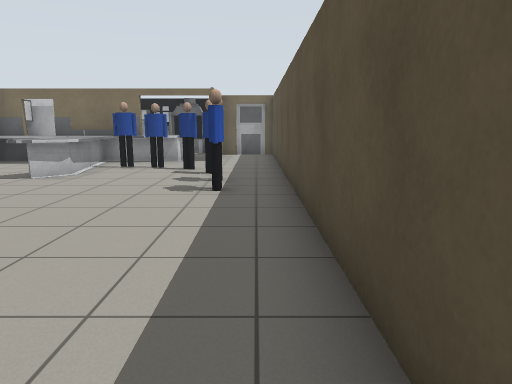
view 1 (above)

12 first-person views from a walk through a Gazebo world. The camera is 1.1 m above the floor, tilts 10° down and sees 70° across. The floor is counted in squares, 1 m on a side. Each view is taken from the middle of a square. On the plan, view 1 faces up. The plan holds only what a view shows up to about 13 squares ahead; the rest is blank. Simple shapes stand in for some stock models. Surface patterns are stand-ins for the level's own textures.

view 2
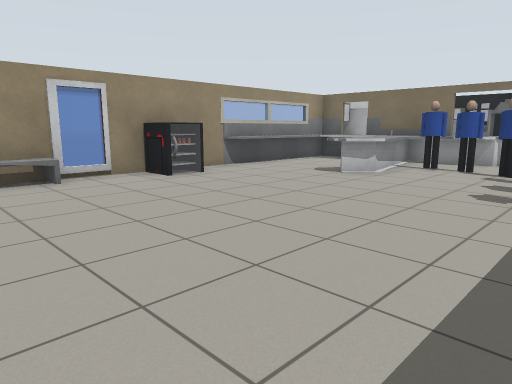

view 3
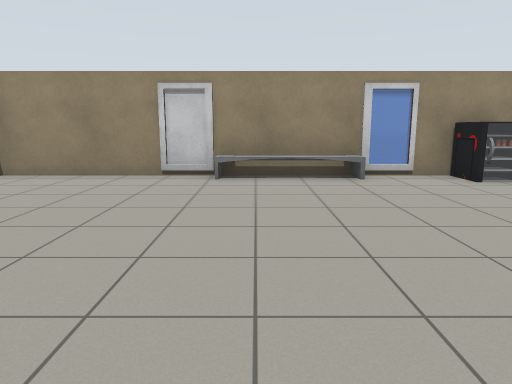

view 4
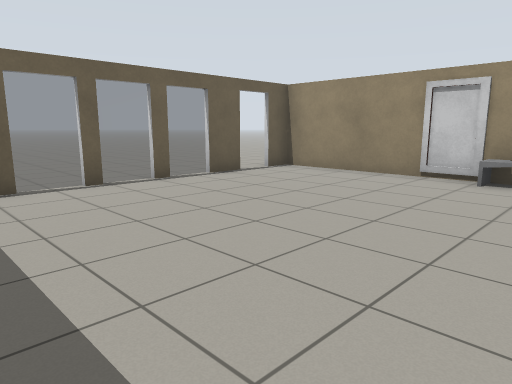

view 5
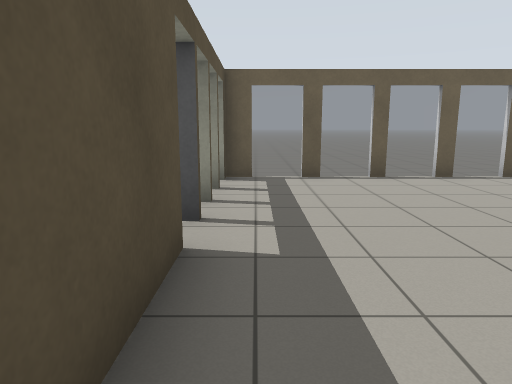

view 6
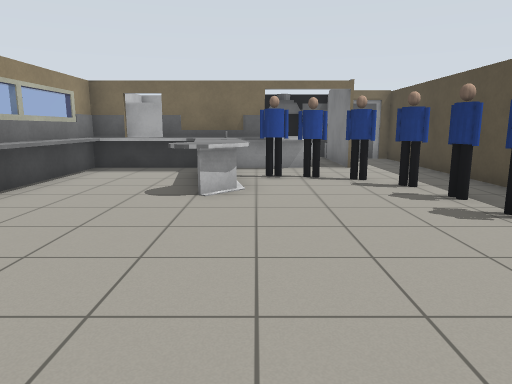

view 7
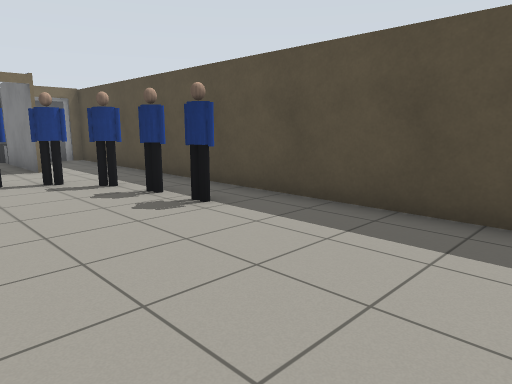

view 8
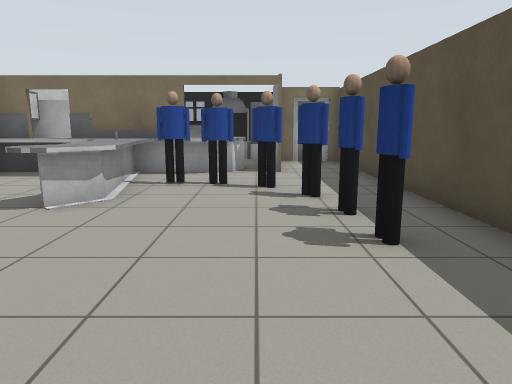

view 9
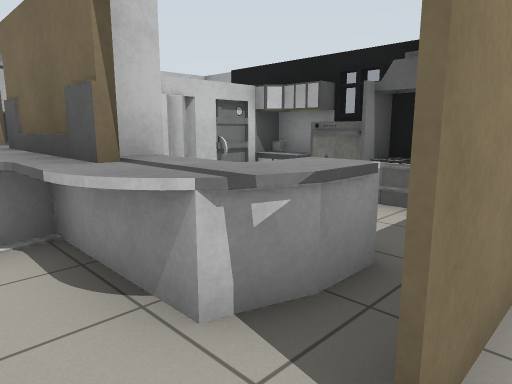

view 10
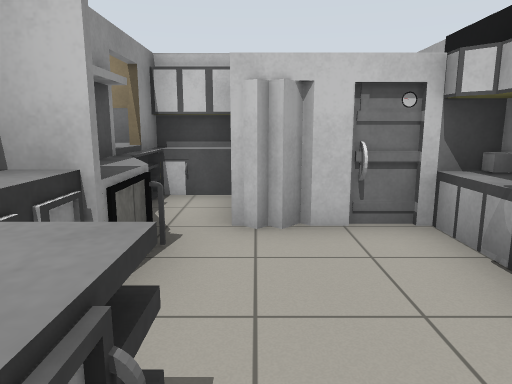

view 11
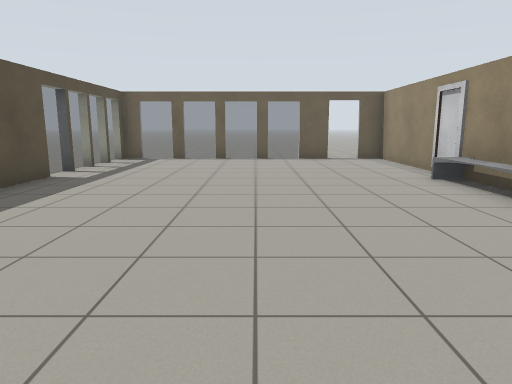

view 12
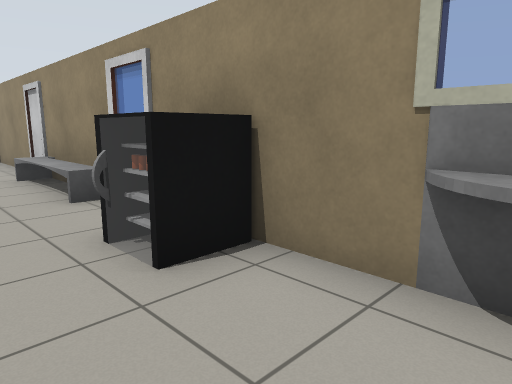

### Floor plan
Key: @ floor where view 1 was taken; # wall or solid block; . floor; = window, fence, low wall or low ledge; P person; O other object.
Columns run from 9 left of view 1 to 2 right of it. Each row starts with its distance up from view 1.
 17    ######
 16    ######
 15    #....###
 14  ###..=.#.#
 13  ##====.#.#
 12  #####=...#
 11  #===.....#
 10  #..OPPP..#
  9  #..==..P.#
  8 ##..#...P.#
  7 #.......P.#
  6 #.......P.#
  5 #=........#
  4 #.........#
  3 ==........#
  2  =........#
  1  =........#
  0  =.......@#
 -1  #........#
 -2 ##........=
 -3 #.........=.
 -4 #.........=.
 -5 # ........=.
 -6  #.#======#.
 -7  .........
 -8  .........
 -9   ........

Positions as (right, up) in squares from view 1, and headings:
1: (0, 0), facing up
2: (0, 0), facing up-left
3: (0, 0), facing left
4: (0, 1), facing down-left
5: (0, 2), facing down
6: (-4, 2), facing up
7: (-4, 2), facing up-right
8: (-2, 3), facing up
9: (-1, 11), facing up-left
10: (-2, 14), facing left
11: (-4, 7), facing down
12: (-6, 8), facing down-left
